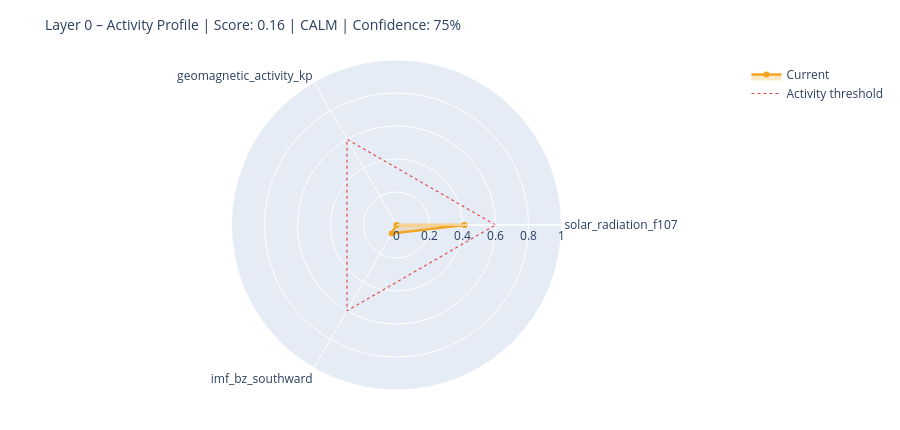

Write notebook code for a chart like this one.
### Markdown cell above
---
## 6. State Assessment & Handoff to Layer 1

### Code cell
# ============================================================
# STEP 1 – Collect raw values with source modes
# Mode: 'primary' | 'fallback_3h' | 'last_valid' | 'missing'
# ============================================================

def safe_last(df, col):
    if df is None or col not in df.columns: return None
    s = df[col].dropna()
    return float(s.iloc[-1]) if not s.empty else None

f107_now = safe_last(df_f107, 'f10.7')
bz_now   = safe_last(df_mag,  'bz_gsm')
kp_now   = safe_last(df_kp,   'kp')
sw_now   = safe_last(df_sw,   'speed')

source_modes = {
    'F10.7':    'primary'  if f107_now is not None else 'missing',
    'Kp':       'primary'  if kp_now   is not None else 'missing',
    'IMF_Bz':   'primary'  if bz_now   is not None else 'missing',
    'SW_speed': 'primary'  if sw_now   is not None else 'missing',
}

# Kp Fallback – 3h endpoint
if kp_now is None:
    try:
        r = requests.get(
            'https://services.swpc.noaa.gov/json/noaa-planetary-k-index.json',
            timeout=10)
        r.raise_for_status()
        fb = pd.DataFrame(r.json())
        tc = next((c for c in fb.columns if 'time' in c.lower()), fb.columns[0])
        kc = next((c for c in fb.columns if 'kp' in c.lower() and c != tc), None)
        if kc:
            fb[kc] = fb[kc].astype(str).str.extract(r'([0-9]+(?:\.[0-9]*)?)')[0]
            fb[kc] = pd.to_numeric(fb[kc], errors='coerce')
            fb = fb[fb[kc] >= 0].dropna(subset=[kc])
            if not fb.empty:
                kp_now = float(fb[kc].iloc[-1])
                source_modes['Kp'] = 'fallback_3h'
                print(f'  Kp fallback (3h): {kp_now:.1f}')
    except Exception as e:
        print(f'  Kp fallback failed: {e}')

# Solar Wind Fallback – last valid value
if sw_now is None and df_sw is not None and 'speed' in df_sw.columns:
    s = df_sw['speed'].dropna()
    if not s.empty:
        sw_now = float(s.iloc[-1])
        source_modes['SW_speed'] = 'last_valid'
        print(f'  SW fallback (last_valid): {sw_now:.0f} km/s')

print()
print('Source modes:', source_modes)

# ============================================================
# STEP 2 – Score from available components only
# ============================================================

def norm(v, lo, hi):
    if v is None: return None
    return max(0.0, min(1.0, (v - lo) / (hi - lo)))

COMPONENTS = {
    'solar_radiation_f107':    (f107_now, norm(f107_now, 60, 250)),
    'geomagnetic_activity_kp': (kp_now,   norm(kp_now,   0,   9)),
    'imf_bz_southward':        (bz_now,   norm(-(bz_now or 0) if bz_now else None, -5, 30)
                                           if bz_now is not None else None),
    'solar_wind_speed':        (sw_now,   norm(sw_now, 300, 800)),
}

available   = {k: v[1] for k, v in COMPONENTS.items() if v[1] is not None}
unavailable = [k for k, v in COMPONENTS.items() if v[1] is None]

layer0_score = round(sum(available.values()) / len(available), 4) if available else None
confidence   = round(len(available) / len(COMPONENTS), 2)

level = ('unknown'  if layer0_score is None
         else 'calm'     if layer0_score < 0.3
         else 'moderate' if layer0_score < 0.6
         else 'active')

# ============================================================
# STEP 3 – Dominant Driver
# ============================================================

def dominant_driver(kp, f107, bz, sw):
    candidates = []
    if kp   is not None and kp   >= 4:   candidates.append(('geomagnetic',    kp / 9))
    if sw   is not None and sw   >= 500:  candidates.append(('solar_wind',     sw / 800))
    if bz   is not None and bz   <= -5:   candidates.append(('imf_southward',  abs(bz) / 30))
    if f107 is not None and f107 >= 150:  candidates.append(('solar_radiation',f107 / 250))
    return max(candidates, key=lambda x: x[1])[0] if candidates else 'none'

driver = dominant_driver(kp_now, f107_now, bz_now, sw_now)

# ============================================================
# STEP 4 – Downstream expectations
# ============================================================

def downstream_expectation(driver, score, kp, bz, f107):
    exp = {
        'magnetosphere':        'calm',
        'ionosphere':           'calm',
        'schumann_resonance':   'unchanged',
        'lithosphere_currents': 'low',
    }
    if driver == 'geomagnetic' or (kp and kp >= 5):
        exp['magnetosphere']        = 'compressed / storm'
        exp['ionosphere']           = 'elevated disturbance (TEC variability)'
        exp['schumann_resonance']   = 'elevated amplitude possible'
        exp['lithosphere_currents'] = 'elevated induction currents'
    elif driver == 'imf_southward' or (bz and bz <= -5):
        exp['magnetosphere']        = 'energy coupling active'
        exp['ionosphere']           = 'elevated electron density possible'
        exp['schumann_resonance']   = 'slight modulation possible'
    elif driver == 'solar_radiation' or (f107 and f107 >= 150):
        exp['ionosphere']           = 'elevated ionization (F-layer)'
        exp['schumann_resonance']   = 'slightly elevated background activity'
    return exp

downstream = downstream_expectation(driver, layer0_score, kp_now, bz_now, f107_now)

# ============================================================
# CONSOLE OUTPUT
# ============================================================

W = 58
print('=' * W)
print('LAYER 0 – STATE ASSESSMENT')
print('=' * W)
for name, (raw_v, score_v) in COMPONENTS.items():
    if score_v is not None:
        bar = '█' * int(score_v * 20) + '░' * (20 - int(score_v * 20))
        print(f'  {name:<35}  {bar}  {score_v:.2f}')
    else:
        print(f'  {name:<35}  {"─" * 20}  n/a')
print('-' * W)
print(f'  Score ({len(available)}/{len(COMPONENTS)} components):  {layer0_score:.3f}')
print(f'  Confidence:         {confidence:.0%}')
print(f'  Level:              {level.upper()}')
print(f'  Dominant Driver:    {driver}')

# Radar chart
cats = list(available.keys())
vals = list(available.values())
if len(cats) >= 3:
    fig = go.Figure()
    fig.add_trace(go.Scatterpolar(
        r=vals + [vals[0]], theta=cats + [cats[0]],
        fill='toself', fillcolor='rgba(242,166,35,0.25)',
        line=dict(color='#F2A623', width=2.5), name='Current'
    ))
    fig.add_trace(go.Scatterpolar(
        r=[0.6] * (len(cats) + 1), theta=cats + [cats[0]],
        line=dict(color='#E24B4A', dash='dot', width=1.2),
        mode='lines', name='Activity threshold'
    ))
    fig.update_layout(
        title=dict(text=f'Layer 0 – Activity Profile | Score: {layer0_score:.2f} | {level.upper()} | Confidence: {confidence:.0%}',
                   font=dict(size=14)),
        polar=dict(radialaxis=dict(visible=True, range=[0, 1])),
        height=430, showlegend=True,
        margin=dict(l=60, r=60, t=60, b=40)
    )
    fig.show()

### Figure 1 — Plotly figure (JSON) as saved in the notebook; plotly's stock layout.template omitted (floating-point values rounded to 4 significant figures)
{"data": [{"fill": "toself", "fillcolor": "rgba(242,166,35,0.25)", "line": {"color": "#F2A623", "width": 2.5}, "name": "Current", "r": [0.4116, 0.0, 0.05943, 0.4116], "theta": ["solar_radiation_f107", "geomagnetic_activity_kp", "imf_bz_southward", "solar_radiation_f107"], "type": "scatterpolar"}, {"line": {"color": "#E24B4A", "dash": "dot", "width": 1.2}, "mode": "lines", "name": "Activity threshold", "r": [0.6, 0.6, 0.6, 0.6], "theta": ["solar_radiation_f107", "geomagnetic_activity_kp", "imf_bz_southward", "solar_radiation_f107"], "type": "scatterpolar"}], "layout": {"height": 430, "margin": {"b": 40, "l": 60, "r": 60, "t": 60}, "polar": {"radialaxis": {"range": [0, 1], "visible": true}}, "showlegend": true, "title": {"font": {"size": 14}, "text": "Layer 0 – Activity Profile | Score: 0.16 | CALM | Confidence: 75%"}}}
